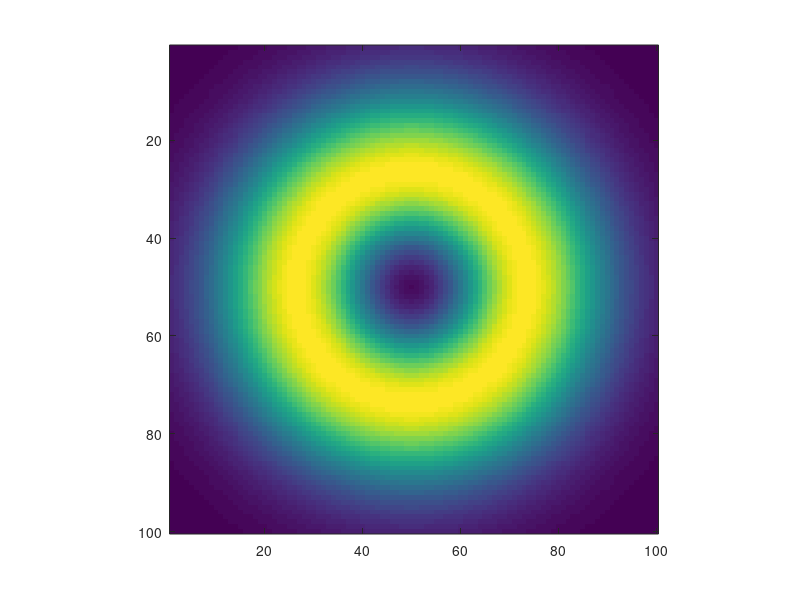

The MATLAB source for this figure:
clear; clc;

N=100;
C0 = round(N/2);

r_max = sqrt(2*power(C0,2));
L=5.5;
c=15;

NPS=zeros(N);

for j=1:N
    for k=1:N
        r0=sqrt(power(j-C0,2)+power(k-C0,2));
        x=r0*c/r_max;
        y=exp(x*log(L))/gamma(x+1);
        if isinf(y)==0
            NPS(j,k)=y;
        end
    end
end

figure;imagesc(NPS);axis image;
save('NPS','NPS');